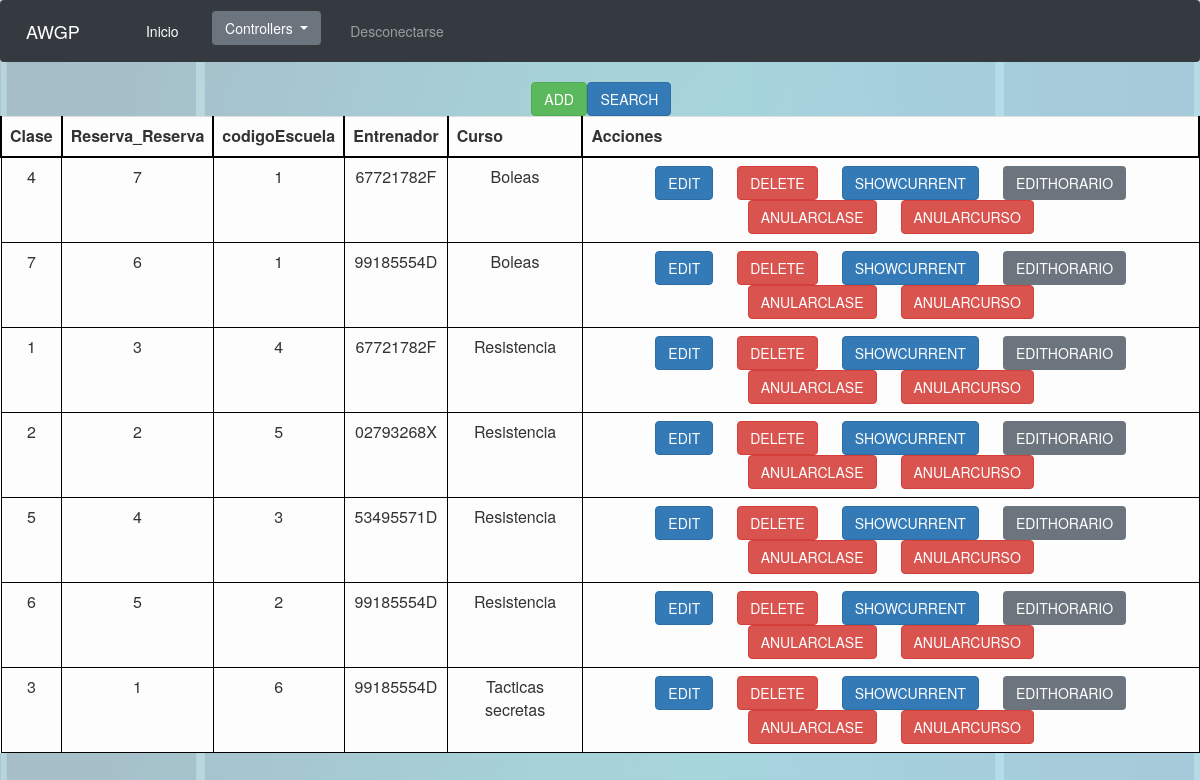
Page /Controllers/Controller_Clase.php (signed in) on the committed database.
### tables this page shows
CREATE TABLE IF NOT EXISTS `Clase` (
  `Clase` INT NOT NULL AUTO_INCREMENT,
  `Reserva_Reserva` INT NOT NULL,
  `codigoEscuela` INT NOT NULL,
  `Entrenador` VARCHAR(9) NOT NULL,
  `Curso` VARCHAR(45) NOT NULL,
  PRIMARY KEY (`Clase`),
  INDEX `fk_Clase_Reserva1_idx` (`Reserva_Reserva` ASC),
  INDEX `fk_Clase_Escuela1_idx` (`codigoEscuela` ASC),
  INDEX `fk_Clase_Deportista1_idx` (`Entrenador` ASC),
  CONSTRAINT `fk_Clase_Reserva1`
    FOREIGN KEY (`Reserva_Reserva`)
    REFERENCES `Reserva` (`Reserva`)
    ON DELETE CASCADE
    ON UPDATE CASCADE,
  CONSTRAINT `fk_Clase_Escuela1`
    FOREIGN KEY (`codigoEscuela`)
    REFERENCES `Escuela` (`codigoEscuela`)
    ON DELETE CASCADE
    ON UPDATE CASCADE,
  CONSTRAINT `fk_Clase_Deportista1`
    FOREIGN KEY (`Entrenador`)
    REFERENCES `Deportista` (`DNI`)
    ON DELETE CASCADE
    ON UPDATE CASCADE);

### Modelos/Clase.php (called while the page is built, shortened)
<?php
class Clase{
	var $mysqli;
	function __construct($Clase, $Reserva_Reserva, $codigoEscuela, $Entrenador, $Curso){
		include_once '../Functions/ConectarBD.php';
		$this->mysqli = ConectarBD();
	}
	function SHOWALL(){
		$sql = "SELECT * FROM clase ORDER BY Curso";
		$resultado = $this->mysqli->query($sql);
		if(!$resultado){
			return 'No se ha podido conectar con la BD';
		}else{
			return $resultado;
		}
	}
}
?>

### Functions/ConectarBD.php (called while the page is built, shortened)
<?php
function ConectarBD()
	{
	    $mysqli = new mysqli("localhost", "AWGPusr", "AWGPass", "awgp");
		return $mysqli;
	}
?>

### Views/base/SHOWALL.php (the view, shortened to what this page needs)
<?php
class SHOWALL{
	var $showEdit = true;
	var $showDelete = true;
	var $showShowcurrent = true;
	var $controlador;
	var $acciones = 'Acciones';
	var $resultado;
	function toString(){
		include '../Views/base/header.php';
		echo '<table align="center">';
			echo "<form id='AnadirBuscar' method='GET' action='"; echo $this->controlador; echo "'>";
			echo '<tr class="filaInvisible">';
				echo '<td class="celdaInvisible">';
				echo "<input class='btn btn-success' type='submit' name='submit' value='ADD'/>";
				echo '</td>';
				echo '<td class="celdaInvisible">';
				echo "<input class='btn btn-primary' type='submit' name='submit' value='SEARCH'/>";
				echo '</td>';
			echo '</tr>';
			echo '</form>';
		echo '</table>';
		echo '<table class="table table-light">';
			echo '<tr class="fila">';
				while($tituloColumna = $this->resultado->fetch_field()){
					echo '<th class="tituloColumna">';
						echo $tituloColumna->name;
					echo '</th>';
				}
				echo '<th class="tituloColumna">';
				echo $this->acciones;
				echo '</th>';
			echo '</tr>';
			$num = 0;
			while($fila = $this->resultado->fetch_row()){
				echo "<form id='formularioOpcion"; echo $num; echo "' method='GET' action='"; echo $this->controlador; echo "'>";
				echo '<tr class="fila">';
				for($i = 0; $i < sizeof($fila); $i++){
					echo '<td class="celda">';
					echo $fila[$i];
					echo '</td>';
				}
					echo '<td class="celda">';
						if($this->showEdit){
							echo "<input class='btn btn-primary' type='submit' name='submit' value='EDIT'/>";
						}
						if($this->showDelete){
							echo "<input class='btn btn-danger' type='submit' name='submit' value='DELETE'/>";
						}
						if($this->showShowcurrent){
							echo "<input class='btn btn-primary' type='submit' name='submit' value='SHOWCURRENT'/>";
						}
						$this->botonesOpcion();
					echo '</td>';
				echo '</tr>';
				echo '</form>';
				$num++;
			}
		echo '</table>';
		include '../Views/base/footer.php';
	}
}
?>

### Controllers/Controller_Clase.php (shortened to what this page needs)
<?php
	include '../Modelos/Clase.php';
	include '../Views/Clase/Clase_SHOWALL.php';
switch ($_REQUEST['submit']){
	case 'SHOWALL':
		if(!isAdmin()){
			$clase = new Clase('','','',$_SESSION['DNI'], '');
			$respuesta = $clase->SHOWALLFROM();
			if(!is_string($respuesta)){
				new Clase_SHOWALLFROM($respuesta);
			}else{
				new Clase_SHOWALLFROM($respuesta);
			}
		}else{
			$clase = new Clase('','','','', '');
			$respuesta = $clase->SHOWALL();
			new Clase_SHOWALL($respuesta);
		}
		break;
}
?>

### Views/base/header.php (shortened to what this page needs)
	<link href="/css/style.css" type="text/css" rel="stylesheet"  media="(min-width:380px)">
	<link rel="stylesheet" href="https://stackpath.bootstrapcdn.com/bootstrap/4.1.3/css/bootstrap.min.css">
	<link rel="stylesheet" type="text/css" href="//netdna.bootstrapcdn.com/bootstrap/3.1.1/css/bootstrap.min.css">
	<html>
		<header>
			<nav class="navbar navbar-expand-lg navbar-dark bg-dark">
				<a class="navbar-brand" href="#">AWGP</a>
				<div class="collapse navbar-collapse" id="navbarColor01">
				  <ul class="navbar-nav mr-auto">
					<li class="nav-item active">
					  <a class="nav-link" href="../index.php">Inicio<span class="sr-only">(current)</span></a>
					</li>
	<?php
	if(isset($_SESSION['rolAdmin']) && $_SESSION['rolAdmin']){
		?>
			<li class="nav-item">
				<div class="dropdown nav-link">
				  <button class="btn btn-secondary dropdown-toggle" type="button" id="dropdownMenuButton" data-toggle="dropdown" aria-haspopup="true" aria-expanded="false" style="vertical-align: middle">
					Controllers
				  </button>
				</div>
			</li>
			<li class="nav-item">
			  <a class="nav-link" href="../Functions/Desconectar.php">Desconectarse</a>
			</li>
		<?php
	}else if(isset($_SESSION['DNI'])){
		?>
			<li class="nav-item">
			  <a class="nav-link text-nowrap" href="../Controllers/Controller_Reserva.php">Reservar pista</a>
			</li>
			<li class="nav-item">
			  <a class="nav-link text-nowrap" href="../Controllers/Controller_Reserva.php?submit=VERRESERVAS">Mis reservas</a>
			</li>
			<li class="nav-item">
			  <a class="nav-link text-nowrap" href="../Controllers/Controller_Pareja.php">Mis parejas</a>
			</li>
			<li class="nav-item">
			  <a class="nav-link text-nowrap" href="../Controllers/Controller_Deportista.php?submit=PERFIL">Mi perfil</a>
			</li>
			<li class="nav-item">
			  <a class="nav-link text-nowrap" href="../Controllers/Controller_Campeonato.php?submit=INSCRIBIR">Inscribirse a un campeonato</a>
			</li>
			<?php
			if(isset($_SESSION['rolEntrenador']) && $_SESSION['rolEntrenador']){
				?>
				<li class="nav-item">
				  <a class="nav-link text-nowrap" href="../Controllers/Controller_Clase.php">Agenda de clases</a>
				</li>
				<?php
			}
			?>
			<li class="nav-item">
			  <a class="nav-link text-nowrap" href="../Functions/Desconectar.php">Desconectarse</a>
			</li>
		<?php
	}else{
		?>
			<li class="nav-item">
			  <a class="nav-link" href="../Controllers/Controller_Registro.php">Registrarse</a>
			</li>
		<?php
	}
?>
		  </ul>
		</div>
	</nav>
</header>
<body>

### Views/Clase/Clase_SHOWALL.php
<?php
include '../Views/base/SHOWALL.php';
class Clase_SHOWALL extends SHOWALL{
	var $showAnularCurso = true;
	var $showEditHorario = true;
	var $showAnular = true;
	function __construct($respuesta){
		$this->controlador = 'Controller_Clase.php';
		$this->resultado = $respuesta;
		$this->toString();
	}
	function botonesOpcion(){
		if($this->showEditHorario){
			echo "<input class='btn btn-secondary' type='submit' name='submit' value='EDITHORARIO'/>";
		}
		if($this->showAnular){
			echo "<input class='btn btn-danger' type='submit' name='submit' value='ANULARCLASE'/>";
		}
		if($this->showAnularCurso){
			echo "<input class='btn btn-danger' type='submit' name='submit' value='ANULARCURSO'/>";
		}
	}
}
 ?>

### Views/base/footer.php (shortened to what this page needs)
	</body>
</html>

### css/style.css (style rules this page uses)
.btn { margin-left: 2%; margin-right: 2%; }
.nav-item { margin-left: 8%; }
html { font: Arial; }
body { background-image: url(../img/padel.png); background-size: contain; }
th { text-align: center; }
.tituloColumna { border-top: 2px solid black; border-right: 2px solid black; border-left: 2px solid black; border-bottom: 2px solid black; }
.celda { text-align: center; border: 1px solid black; padding-top: 3; padding-bottom: 3; padding-left: 10; padding-right: 10; }

### rows in the picture
clase: Clase "4", Reserva_Reserva "7", codigoEscuela "1", Entrenador "67721782F", Curso "Boleas"
clase: Clase "7", Reserva_Reserva "6", codigoEscuela "1", Entrenador "99185554D", Curso "Boleas"
clase: Clase "1", Reserva_Reserva "3", codigoEscuela "4", Entrenador "67721782F", Curso "Resistencia"
clase: Clase "2", Reserva_Reserva "2", codigoEscuela "5", Entrenador "02793268X", Curso "Resistencia"
clase: Clase "5", Reserva_Reserva "4", codigoEscuela "3", Entrenador "53495571D", Curso "Resistencia"
clase: Clase "6", Reserva_Reserva "5", codigoEscuela "2", Entrenador "99185554D", Curso "Resistencia"
clase: Clase "3", Reserva_Reserva "1", codigoEscuela "6", Entrenador "99185554D", Curso "Tacticas secretas"

### other values in the picture
$tituloColumna->name "Clase"
$tituloColumna->name "Reserva_Reserva"
$tituloColumna->name "codigoEscuela"
$tituloColumna->name "Entrenador"
$tituloColumna->name "Curso"
$this->acciones "Acciones"
